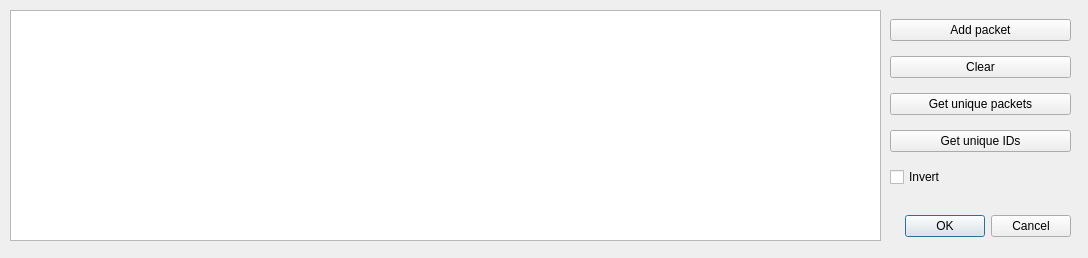
<?xml version="1.0" encoding="UTF-8"?>
<ui version="4.0">
 <class>Dialog</class>
 <widget class="QDialog" name="Dialog">
  <property name="geometry">
   <rect>
    <x>0</x>
    <y>0</y>
    <width>1088</width>
    <height>258</height>
   </rect>
  </property>
  <property name="windowTitle">
   <string>Manage packets</string>
  </property>
  <widget class="QDialogButtonBox" name="buttonBox">
   <property name="geometry">
    <rect>
     <x>890</x>
     <y>210</y>
     <width>181</width>
     <height>32</height>
    </rect>
   </property>
   <property name="orientation">
    <enum>Qt::Horizontal</enum>
   </property>
   <property name="standardButtons">
    <set>QDialogButtonBox::Cancel|QDialogButtonBox::Ok</set>
   </property>
  </widget>
  <widget class="QTableView" name="tableViewManagePacketsDialogData">
   <property name="geometry">
    <rect>
     <x>10</x>
     <y>10</y>
     <width>871</width>
     <height>231</height>
    </rect>
   </property>
   <property name="contextMenuPolicy">
    <enum>Qt::CustomContextMenu</enum>
   </property>
   <property name="alternatingRowColors">
    <bool>true</bool>
   </property>
   <property name="sortingEnabled">
    <bool>true</bool>
   </property>
   <attribute name="horizontalHeaderMinimumSectionSize">
    <number>100</number>
   </attribute>
   <attribute name="horizontalHeaderStretchLastSection">
    <bool>true</bool>
   </attribute>
  </widget>
  <widget class="QWidget" name="gridLayoutWidget">
   <property name="geometry">
    <rect>
     <x>890</x>
     <y>10</y>
     <width>181</width>
     <height>191</height>
    </rect>
   </property>
   <layout class="QGridLayout" name="gridLayout">
    <item row="2" column="0">
     <widget class="QPushButton" name="buttonManagePacketsDialogUniquePackets">
      <property name="text">
       <string>Get unique packets</string>
      </property>
     </widget>
    </item>
    <item row="0" column="0">
     <widget class="QPushButton" name="buttonManagePacketsDialogAdd">
      <property name="text">
       <string>Add packet</string>
      </property>
     </widget>
    </item>
    <item row="1" column="0">
     <widget class="QPushButton" name="buttonManagePacketsDialogClear">
      <property name="text">
       <string>Clear</string>
      </property>
     </widget>
    </item>
    <item row="3" column="0">
     <widget class="QPushButton" name="buttonManagePacketsDialogUniqueIDs">
      <property name="text">
       <string>Get unique IDs</string>
      </property>
     </widget>
    </item>
    <item row="4" column="0">
     <widget class="QCheckBox" name="checkBoxManagePacketsDialogInvert">
      <property name="text">
       <string>Invert</string>
      </property>
     </widget>
    </item>
   </layout>
  </widget>
 </widget>
 <resources/>
 <connections>
  <connection>
   <sender>buttonBox</sender>
   <signal>accepted()</signal>
   <receiver>Dialog</receiver>
   <slot>accept()</slot>
   <hints>
    <hint type="sourcelabel">
     <x>248</x>
     <y>254</y>
    </hint>
    <hint type="destinationlabel">
     <x>157</x>
     <y>274</y>
    </hint>
   </hints>
  </connection>
  <connection>
   <sender>buttonBox</sender>
   <signal>rejected()</signal>
   <receiver>Dialog</receiver>
   <slot>reject()</slot>
   <hints>
    <hint type="sourcelabel">
     <x>316</x>
     <y>260</y>
    </hint>
    <hint type="destinationlabel">
     <x>286</x>
     <y>274</y>
    </hint>
   </hints>
  </connection>
 </connections>
</ui>
